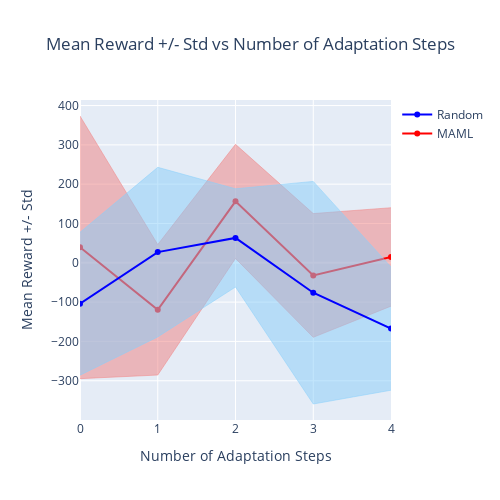

The notebook cell this image was saved under:
### Code cell
fig = go.Figure()
# adjust size Figure
fig.update_layout(width=500, height=500)
fig.update_layout(title='Mean Reward +/- Std vs Number of Adaptation Steps', title_x=0.5)
fig.update_xaxes(title_text='Number of Adaptation Steps', dtick=1, range=[0, TOTAL_ADAPT_STEPS-1])
fig.update_yaxes(title_text='Mean Reward +/- Std', dtick=100)

plot_mean_reward(fig, maml_df, fill_color='lightcoral', line_color='red', name='MAML')
plot_mean_reward(fig, random_df, fill_color='lightskyblue', line_color='blue', name='Random')

fig.show()

### Figure 1 — Plotly figure (JSON) as saved in the notebook; plotly's stock layout.template omitted (floating-point values rounded to 4 significant figures)
{"data": [{"line": {"color": "lightcoral", "width": 0.5}, "mode": "lines", "showlegend": false, "type": "scatter", "x": [0, 1, 2, 3, 4], "y": [-294.7, -285.5, 11.09, -189.5, -110.2]}, {"fill": "tonexty", "line": {"color": "lightcoral", "width": 0.5}, "mode": "lines", "showlegend": false, "type": "scatter", "x": [0, 1, 2, 3, 4], "y": [373.4, 46.46, 301.4, 125.3, 140.1]}, {"line": {"color": "red"}, "name": "MAML", "type": "scatter", "x": [0, 1, 2, 3, 4], "y": [39.36, -119.5, 156.3, -32.12, 14.94]}, {"line": {"color": "lightskyblue", "width": 0.5}, "mode": "lines", "showlegend": false, "type": "scatter", "x": [0, 1, 2, 3, 4], "y": [-285.9, -188.4, -61.59, -359.1, -324.0]}, {"fill": "tonexty", "line": {"color": "lightskyblue", "width": 0.5}, "mode": "lines", "showlegend": false, "type": "scatter", "x": [0, 1, 2, 3, 4], "y": [77.46, 242.9, 188.3, 207.1, -10.67]}, {"line": {"color": "blue"}, "name": "Random", "type": "scatter", "x": [0, 1, 2, 3, 4], "y": [-104.2, 27.24, 63.36, -76.04, -167.4]}], "layout": {"height": 500, "title": {"text": "Mean Reward +/- Std vs Number of Adaptation Steps", "x": 0.5}, "width": 500, "xaxis": {"dtick": 1, "range": [0, 4], "title": {"text": "Number of Adaptation Steps"}}, "yaxis": {"dtick": 100, "title": {"text": "Mean Reward +/- Std"}}}}
